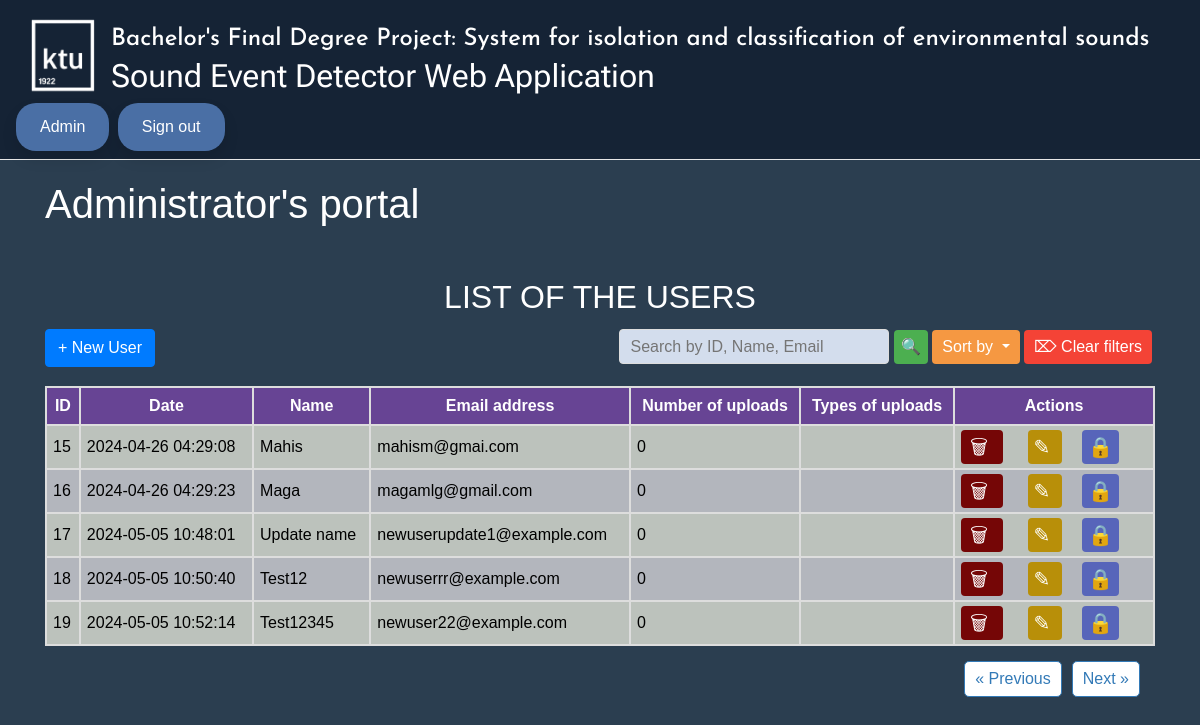
Page /admin?page=3 (signed in) on the committed database.
### website/models.py (models this page shows)
class User(db.Model, UserMixin):
    id = db.Column(db.Integer, primary_key=True)
    date = db.Column(db.DateTime(timezone=True), default=func.now())
    email = db.Column(db.String(300), unique=True)
    password = db.Column(db.String(300))
    firstName = db.Column(db.String(300))
    locked = db.Column(db.Boolean, default=False)
    audio_files = db.relationship('AudioFile')

### website/auth.py (the view)
@auth.route('/admin')
@login_required
def admin_page():
    if current_user.email == 'admin@gmail.com':
        page = request.args.get('page', 1, type=int)
        per_page = 5
        search_query = request.args.get('search', '').strip()
        sort_by = request.args.get('sort')
        query = User.query.filter(User.email != 'admin@gmail.com')
        if search_query:
            search_filter = (cast(User.id, String).startswith(search_query)) | \
                            (User.firstName.startswith(search_query)) | \
                            (User.email.startswith(search_query))
            query = query.filter(search_filter)
        if sort_by == 'name':
            query = query.order_by(User.firstName.asc())
        elif sort_by == 'date':
            query = query.order_by(User.date.desc())
        elif sort_by == 'uploads':
            query = query.outerjoin(AudioFile, User.id == AudioFile.user_id) \
                         .group_by(User.id) \
                         .order_by(func.count(AudioFile.id).desc())
        users_pagination = query.paginate(page=page, per_page=per_page, error_out=False)
        uploads_count = {}
        for user in users_pagination.items:
            count = AudioFile.query.filter_by(user_id=user.id).count()
            uploads_count[user.id] = count
        uploads_types = {}
        for user in users_pagination.items:
            mime_types = AudioFile.query.with_entities(AudioFile.mimetype).filter_by(user_id=user.id).all()
            uploads_types[user.id] = list({mime_type[0] for mime_type in mime_types})
        return render_template(
            "admin.html",
            user=current_user,
            users=users_pagination.items,
            pagination=users_pagination,
            search_query=search_query,
            uploads_count=uploads_count,
            uploads_types=uploads_types,
            sort_by=sort_by
        )
    else:
        return redirect(url_for('views.home'))

### website/templates/admin.html (shortened to what this page needs)
{% extends "base.html" %}
{% block content %}
<div class="greeting-container">
    <h1>Administrator's portal</h1>
    <h2>LIST OF THE USERS</h2>
    <button type="button" onclick="openModal()" class="btn btn-primary">+ New User</button>
    <input type="text" id="searchInput" placeholder="Search by ID, Name, Email" value="{{ search_query }}">
    <button onclick="search()" id="searchbutton">&#128269;</button>
    <div class="dropdown">
  <button class="dropdown-toggle" type="button">
    Sort by
  </button>
</div>
    <button onclick="clearSearch()" id="clearbutton">&#8998; Clear filters</button>
    <div class="table-container">
        <table>
            <thead>
                <tr>
                    <th class="header">ID</th>
                    <th class="header">Date</th>
                    <th class="header">Name</th>
                    <th class="header">Email address</th>
                    <th class="header">Number of uploads</th>
                    <th class="header">Types of uploads</th>
                    <th class="actions-header">Actions</th>
                </tr>
            </thead>
            <tbody>
                {% for user in users %}
                <tr>
                    <td>{{ user.id }}</td>
                    <td>{{ user.date.strftime('%Y-%m-%d %H:%M:%S') }}</td>
                    <td>{{ user.firstName }}</td>
                    <td>{{ user.email }}</td>
                    <td>{{ uploads_count[user.id] }}</td>
                    <td>
                    </td>
                    <td>
                        <a href="{{ url_for('auth.delete_user', id=user.id) }}" class="delete-btn">
                            <span class="icon-bin">&#128465;</span>
                        </a>
                        <a href="{{ url_for('auth.update_user', id=user.id) }}" class="update-btn">
                            <span class="icon-bin">&#9998;</span>
                        </a>
                        {% if user.locked %}
                        <a href="{{ url_for('auth.unlock_user', id=user.id) }}" class="unlock-btn">
                            <span class="icon-bin">&#128275;</span>
                        </a>
                {% else %}
                        <a href="{{ url_for('auth.lock_user', id=user.id) }}" class="lock-btn">
                            <span class="icon-bin">&#128274;</span>
                        </a>
                {% endif %}
                    </td>
                </tr>
                {% endfor %}
            </tbody>
        </table>
    </div>
    <div class="pagination">
    {% if pagination.has_prev %}
        <a href="{{ url_for('auth.admin_page', page=pagination.prev_num) }}">&laquo; Previous</a>
    {% endif %}
    {% if pagination.has_next %}
        <a href="{{ url_for('auth.admin_page', page=pagination.next_num) }}">Next &raquo;</a>
    {% endif %}
    </div>
</div>
{% endblock %}

### website/templates/base.html (style rules this page uses)
body { margin: 0; font-family: Arial, sans-serif; background: #2B3E50; }
.greeting-container { text-align: left; margin: 20px 0; color: #ffffff; }

### website/templates/admin.html (style rules this page uses)
.greeting-container { text-align: left; }
table { margin: auto; width: 100%; border-collapse: collapse; }
.actions-header { width: 200px; text-align: center; }
th { border: 2px solid #ddd; padding: 6px; text-align: left; }
td { border: 2px solid #ddd; padding: 6px; text-align: left; }
.header { text-align: center; }
thead tr { background-color: #674494; color: white; }
tbody tr:nth-child(odd) { background-color: #bcc2bc; color: black; }
tbody tr:nth-child(even) { background-color: #b3b6bd; color: black; }
.delete-btn { color: white; background-color: #750606; padding: 6px 9px; text-decoration: none; border: 20px; border-radius: 4px; cursor: pointer; font-size: 20px; margin-right: 25px; }
.lock-btn { color: white; background-color: #5765ba; padding: 6px 6px; text-decoration: none; border: none; border-radius: 4px; cursor: pointer; font-size: 20px; margin-right: 25px; }
.update-btn { color: white; background-color: #b88f09; padding: 6px 6px; text-decoration: none; border: none; border-radius: 4px; cursor: pointer; font-size: 20px; margin-right: 20px; }
.icon-bin { font-style: normal; }
h2 { text-align: center; margin-top: 50px; }
input[type=text], input[type=email], input[type=password] { width: 100%; padding: 15px; margin: 5px 0 22px 0; display: inline-block; border: none; background: #f1f1f1; }
#searchInput { margin-left: 460px; width: 270px; height: 35px; flex-wrap: nowrap; align-items: stretch; flex-grow: 1; border: 1px solid #ddd; padding: 10px; border-radius: 4px; font-size: 1rem; background-color: #d3dded; }
#searchbutton { background-color: #4CAF50; color: white; padding: 5px 7px; border: none; border-radius: 4px; font-size: 1rem; cursor: pointer; transition: background-color 0.2s; }
#clearbutton { background-color: #f44336; color: white; padding: 5px 10px; border: none; border-radius: 4px; font-size: 1rem; cursor: pointer; transition: background-color 0.2s; }
.pagination { justify-content: flex-end; padding: 10px; margin-top: 5px; list-style: none; }
.pagination a { color: #337ab7; background-color: #ffffff; border: 1px solid; padding: 5px 10px; text-decoration: none; margin: 0 5px; border-radius: 5px; transition: background-color 0.2s; }
.dropdown { position: relative; display: inline-block; }
.dropdown-toggle { background-color: #f59842; color: white; padding: 5px 10px; border: none; border-radius: 4px; font-size: 1rem; cursor: pointer; transition: background-color 0.2s; }

### rows in the picture
User: id "15", date "2024-04-26 04:29:08", firstName "Mahis", email "mahism@gmai.com", locked "0"
User: id "16", date "2024-04-26 04:29:23", firstName "Maga", email "magamlg@gmail.com", locked "0"
User: id "17", date "2024-05-05 10:48:01", firstName "Update name", email "newuserupdate1@example.com", locked "0"
User: id "18", date "2024-05-05 10:50:40", firstName "Test12", email "newuserrr@example.com", locked "0"
User: id "19", date "2024-05-05 10:52:14", firstName "Test12345", email "newuser22@example.com", locked "0"
